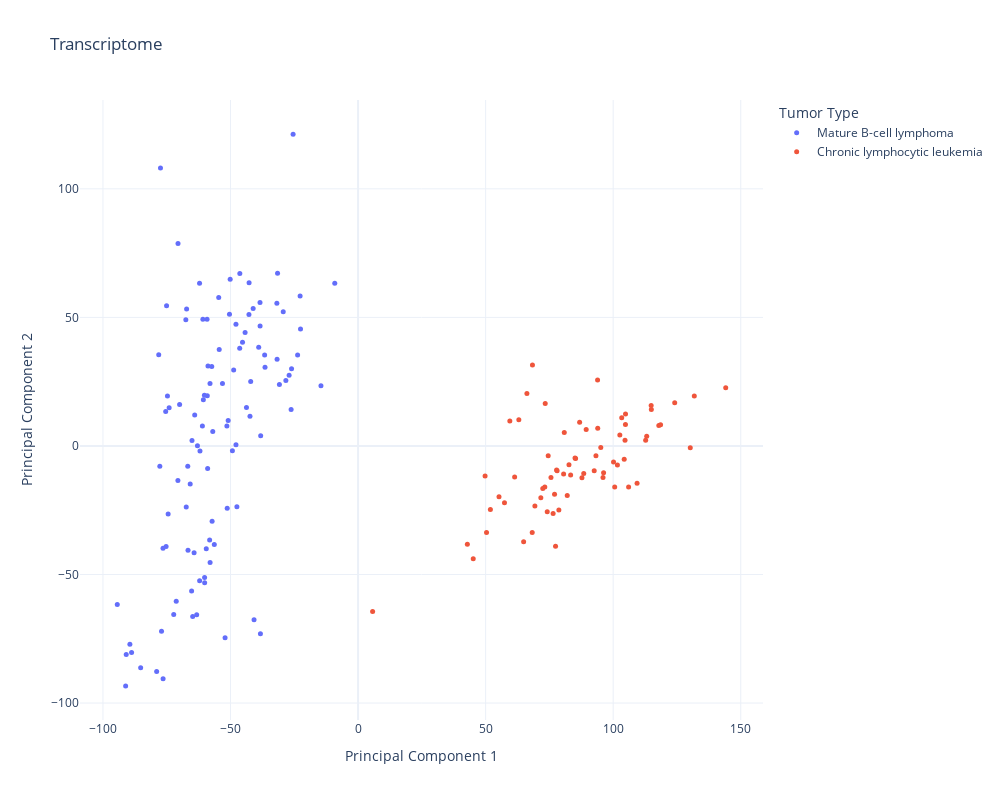

Notebook source saved alongside this figure:
### Code cell
import plotly.express as px
import numpy as np

def plot_PCA_withlabels(proj_data, labels):
    
    fig = px.scatter(
        x=proj_data[:, 0], 
        y=proj_data[:, 1], 
        color=labels, 
        title='Transcriptome',
        labels={'x': 'Principal Component 1', 'y': 'Principal Component 2', 'color': 'Tumor Type'},
        width=1000, height=800
    )

    fig.update_traces(marker=dict(size=5)) 
    fig.update_layout(template='plotly_white')

    fig.show()
    
    unique_labels = np.unique(labels)
    label_mapping = {label: idx for idx, label in enumerate(unique_labels)}
    label_integers = np.array([label_mapping[label] for label in labels])

    return label_integers


labels_blood = blood_expression_df.columns.map(tumortype_dict)
blood_label_integers = plot_PCA_withlabels(blood_proj_data, labels_blood)

### Figure 1 — Plotly figure (JSON) as saved in the notebook; plotly's stock layout.template omitted (floating-point values rounded to 4 significant figures)
{"data": [{"hovertemplate": "Tumor Type=Mature B-cell lymphoma<br>Principal Component 1=%{x}<br>Principal Component 2=%{y}<extra></extra>", "legendgroup": "Mature B-cell lymphoma", "marker": {"color": "#636efa", "size": 5, "symbol": "circle"}, "mode": "markers", "name": "Mature B-cell lymphoma", "orientation": "v", "showlegend": true, "type": "scatter", "x": [-60.16, -59.5, -53.15, -42.71, -65.09, -45.3, -28.3, -60.64, -29.34, -47.5, -31.74, -58.96, -59.19, -64.82, -59.1, -62.1, -42.77, -85.22, -48.76, -22.55, -67.51, -56.96, -52.13, -64.03, -90.88, -66.66, -36.63, -65.25, -63.25, -38.17, -22.72, -70.58, -67.35, -74.44, -51.3, -60.83, -78.95, -62.13, -42.08, -50.91, -69.95, -75.4, -89.44, -54.43, -70.62, -23.7, -43.74, -64.28, -56.35, -58.01, -94.38, -77.45, -61.02, -75.06, -31.56, -26.07, -50.13, -41.12, -49.26, -27.03, -61.97, -46.35, -46.39, -77.04, -14.55, -51.42, -58.83, -25.47, -30.83, -50.4, -42.37, -76.43, -57.35, -58.03, -47.86, -44.28, -47.86, -75.25, -71.27, -60.23, -38.95, -74.72, -36.48, -31.83, -9.137, -77.71, -88.77, -54.62, -38.41, -62.96, -57.21, -60.13, -74.05, -67.2, -91.11, -58.18, -38.44, -65.8, -26.25, -38.27, -78.13, -40.77, -72.25, -76.46, -66.75], "xaxis": "x", "y": [-51.21, -39.96, 24.31, 63.45, 2.153, 40.31, 25.44, 17.96, 52.18, -23.68, 33.67, -8.76, 49.32, -66.31, 19.53, -52.43, 51.08, -86.24, 29.56, 45.47, 49.09, 5.569, -74.63, 12.03, -81.06, -40.54, 35.36, -56.46, -65.64, 3.967, 58.36, 78.69, -23.71, -26.51, -24.2, 49.26, -87.73, 63.32, 25.09, 9.908, 16.11, 13.41, -77.17, 37.54, -13.45, 35.38, 14.97, -41.54, -38.29, -45.33, -61.68, 108.1, 7.712, 54.52, 67.15, 30.03, 64.81, 53.47, -1.839, 27.45, -2.008, 67.08, 37.96, -72.08, 23.43, 7.744, 31.11, 121.3, 23.87, 51.22, 11.58, -90.58, 30.89, 24.26, 0.4462, 44.11, 47.31, -39.08, -60.43, 19.75, 38.37, 19.4, 30.6, 55.51, 63.23, -7.943, -80.37, 57.76, 46.62, 0.05193, -29.24, -53.25, 14.82, 53.3, -93.32, -36.59, 55.82, -14.79, 14.19, -73.02, 35.45, -67.62, -65.54, -39.8, -7.918], "yaxis": "y"}, {"hovertemplate": "Tumor Type=Chronic lymphocytic leukemia<br>Principal Component 1=%{x}<br>Principal Component 2=%{y}<extra></extra>", "legendgroup": "Chronic lymphocytic leukemia", "marker": {"color": "#EF553B", "size": 5, "symbol": "circle"}, "mode": "markers", "name": "Chronic lymphocytic leukemia", "orientation": "v", "showlegend": true, "type": "scatter", "x": [78.02, 42.84, 66.19, 49.78, 86.85, 101.7, 59.49, 96.01, 81.99, 88.46, 5.703, 92.56, 68.36, 109.4, 68.26, 115.0, 102.6, 113.1, 106.0, 73.36, 96.24, 50.35, 104.8, 77.01, 77.4, 144.1, 61.38, 80.57, 124.1, 57.4, 83.33, 93.94, 77.81, 73.19, 69.31, 93.88, 63.02, 64.9, 51.87, 74.52, 75.61, 130.2, 93.24, 104.6, 95.14, 71.64, 117.9, 87.75, 131.8, 76.46, 112.7, 85.25, 55.24, 89.41, 82.67, 114.9, 80.83, 78.71, 74.15, 85.04, 72.41, 100.1, 104.3, 100.6, 45.14, 104.8, 103.4, 118.6], "xaxis": "x", "y": [-9.623, -38.27, 20.37, -11.72, 9.253, -7.448, 9.693, -12.24, -19.27, -10.7, -64.35, -9.651, 31.52, -14.51, -33.64, 14.14, 4.216, 3.734, -15.98, 16.53, -10.46, -33.69, 12.46, -18.75, -39.06, 22.67, -12.08, -10.94, 16.79, -22.12, -11.34, 6.86, -9.35, -15.96, -23.33, 25.66, 10.19, -37.21, -24.76, -3.775, -12.28, -0.7316, -3.813, 2.167, -0.6192, -20.14, 7.925, -12.41, 19.38, -26.28, 2.218, -4.925, -19.81, 6.373, -7.285, 15.72, 5.208, -24.93, -25.63, -4.685, -16.59, -6.267, -5.171, -15.96, -43.87, 8.313, 10.95, 8.28], "yaxis": "y"}], "layout": {"height": 800, "legend": {"title": {"text": "Tumor Type"}, "tracegroupgap": 0}, "title": {"text": "Transcriptome"}, "width": 1000, "xaxis": {"anchor": "y", "domain": [0, 1], "title": {"text": "Principal Component 1"}}, "yaxis": {"anchor": "x", "domain": [0, 1], "title": {"text": "Principal Component 2"}}}}
